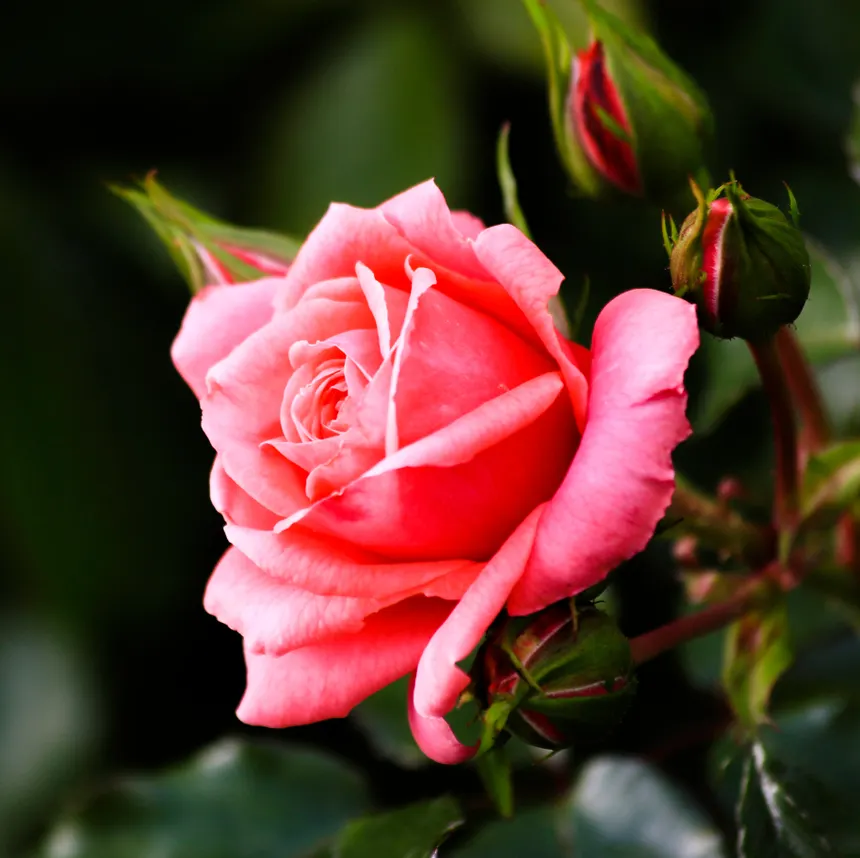
#> input picture Digital Image Processing/Rose.jpg, 860 x 858 px
$ python 'Laplacian filter.py'   (older library calls are emulated)
#> lines starting #> are read from the running program, lines starting #| are printed output that depends on the picture
import cv2
import numpy as np
import matplotlib.pyplot as plt

# Read image
image = cv2.imread("Rose.jpg")
#> image is the input picture: shape (858, 860, 3); mean B, G, R 44.2, 55.4, 89.3

if image is None:
    print("Image not found!")
    exit()

image = cv2.cvtColor(image, cv2.COLOR_BGR2RGB)

# Convert to grayscale
gray = cv2.cvtColor(image, cv2.COLOR_RGB2GRAY)
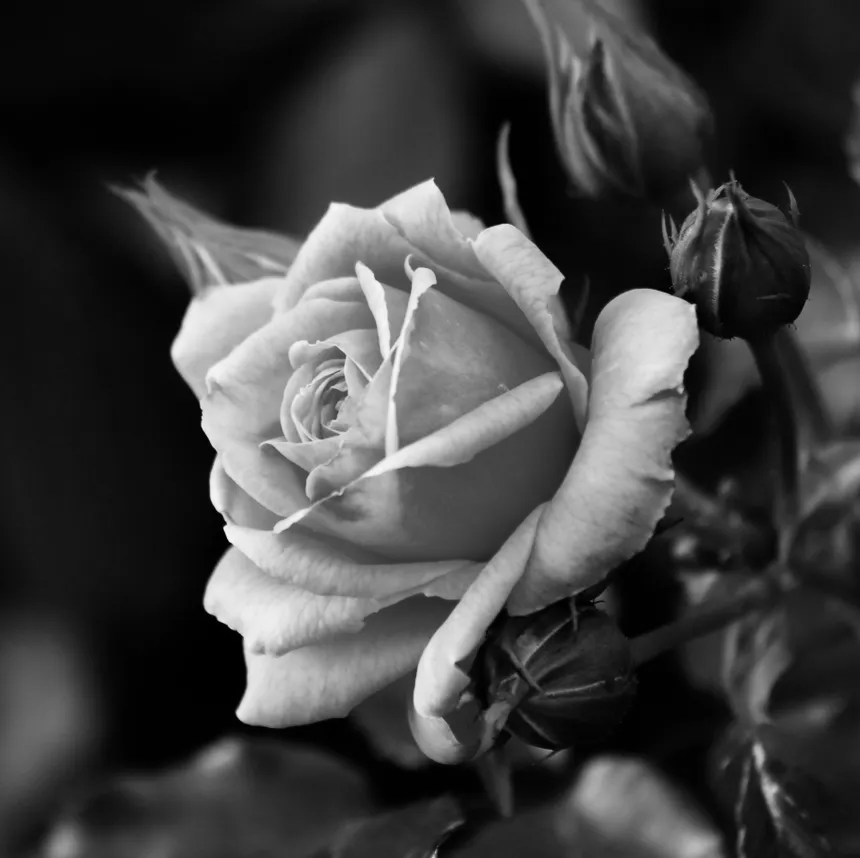
#> gray: shape (858, 860); min 0, max 251, mean 64.3

# Define Laplacian kernel
kernel = np.array([
    [0, -1, 0],
    [-1, 4, -1],
    [0, -1, 0]
], dtype=np.float32)

# Apply Laplacian filter
laplacian = cv2.filter2D(gray, cv2.CV_32F, kernel)
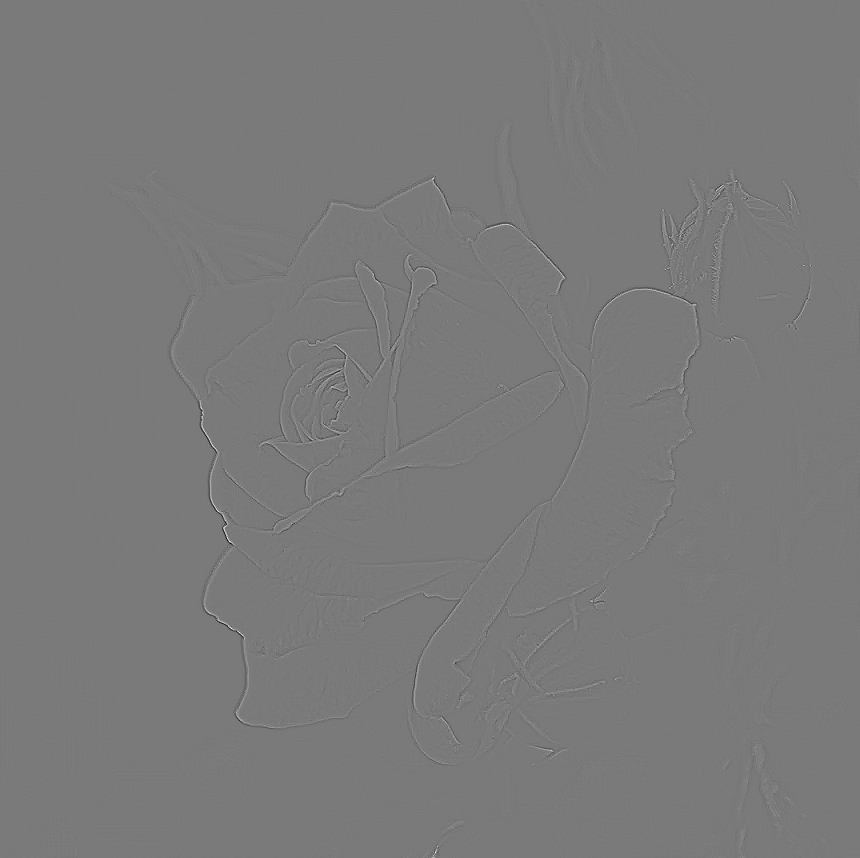
#> laplacian: shape (858, 860) float32; min -230, max 250, mean 0; drawn with min black and max white

# Convert result to displayable image
laplacian_display = cv2.convertScaleAbs(laplacian)
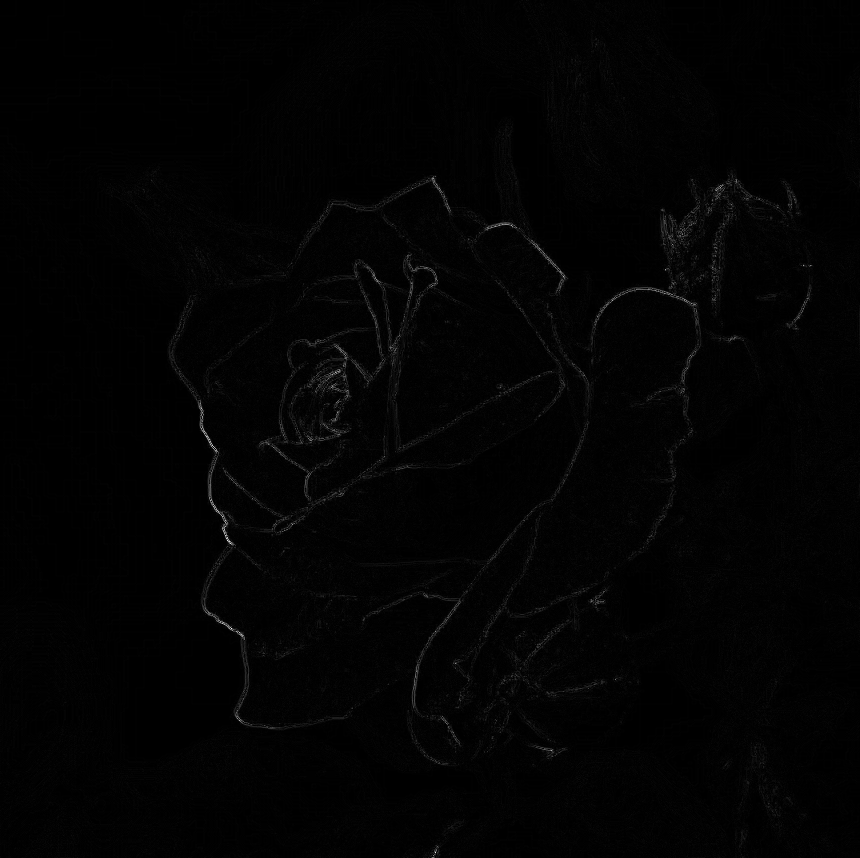
#> laplacian_display: shape (858, 860); min 0, max 250, mean 2.6

# Sharpen image using Laplacian
sharpened = cv2.addWeighted(
    gray, 1.0,
    laplacian_display, 1.0,
    0
)

# Display images
plt.figure(figsize=(12, 5))

plt.subplot(1, 3, 1)
plt.imshow(gray, cmap="gray")
plt.title("Original Grayscale")
plt.axis("off")

plt.subplot(1, 3, 2)
plt.imshow(laplacian_display, cmap="gray")
plt.title("Laplacian Filter")
plt.axis("off")

plt.subplot(1, 3, 3)
plt.imshow(sharpened, cmap="gray")
plt.title("Sharpened Image")
plt.axis("off")

plt.tight_layout()
plt.show()
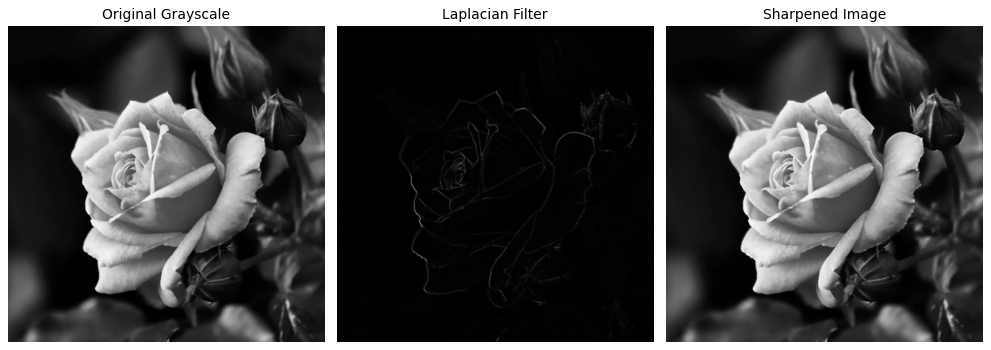
#> figure drawn by matplotlib, 3 panels

# Save outputs
cv2.imwrite("laplacian_edges.jpg", laplacian_display)
cv2.imwrite("laplacian_sharpened.jpg", sharpened)
